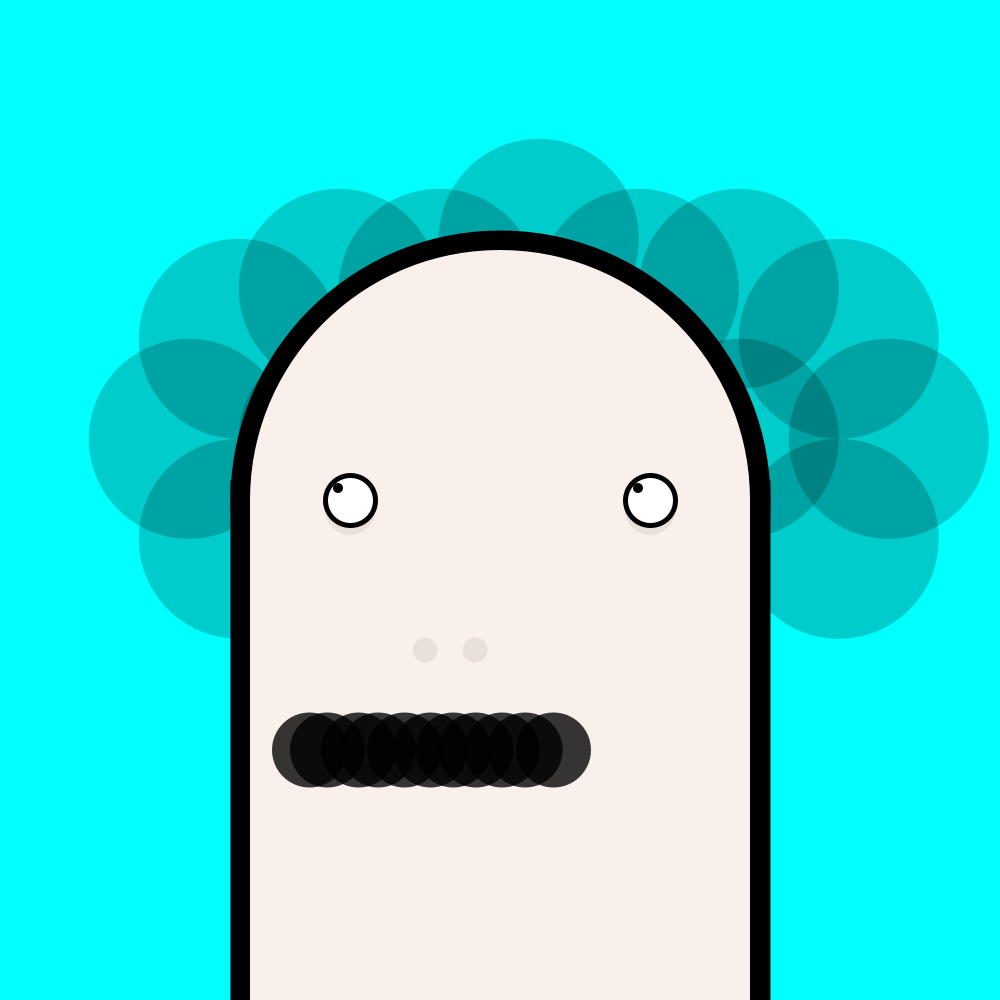
Frame 1 (no input)
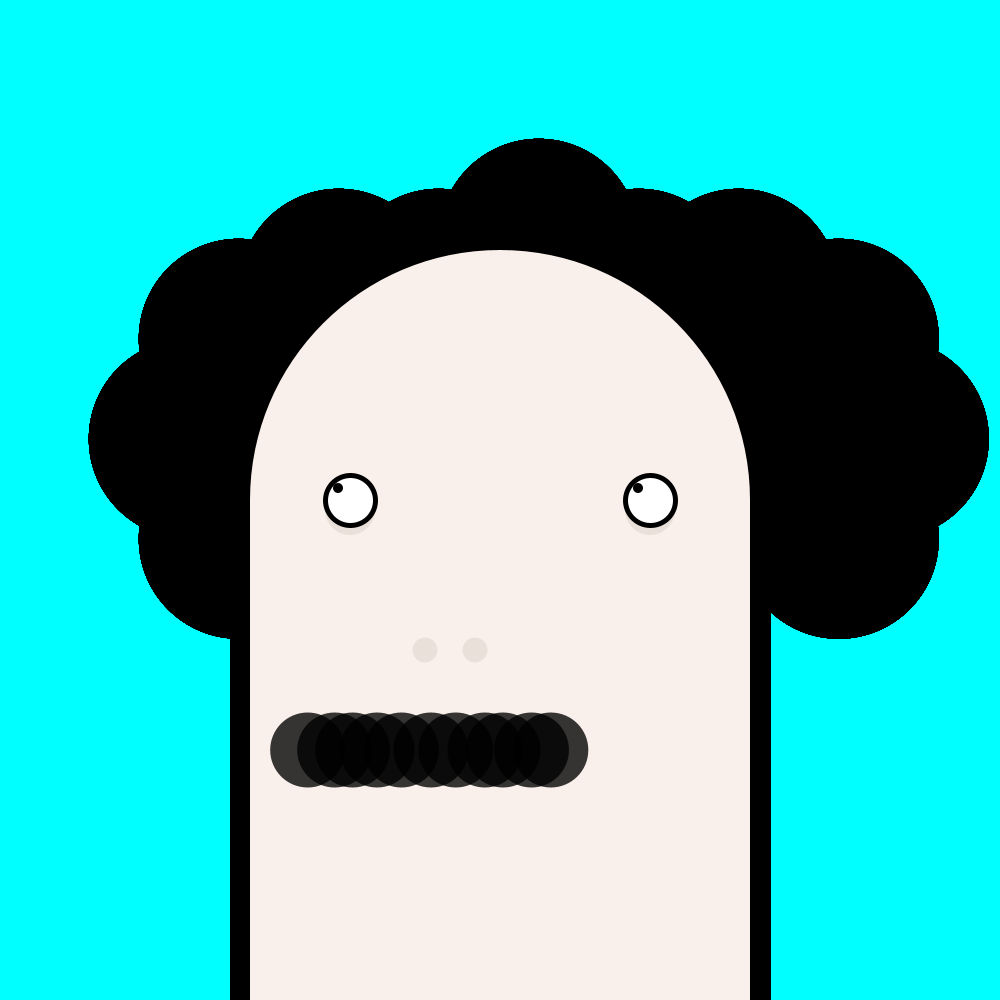
Frame 60 (the mouse pressed at the canvas centre just before this capture)
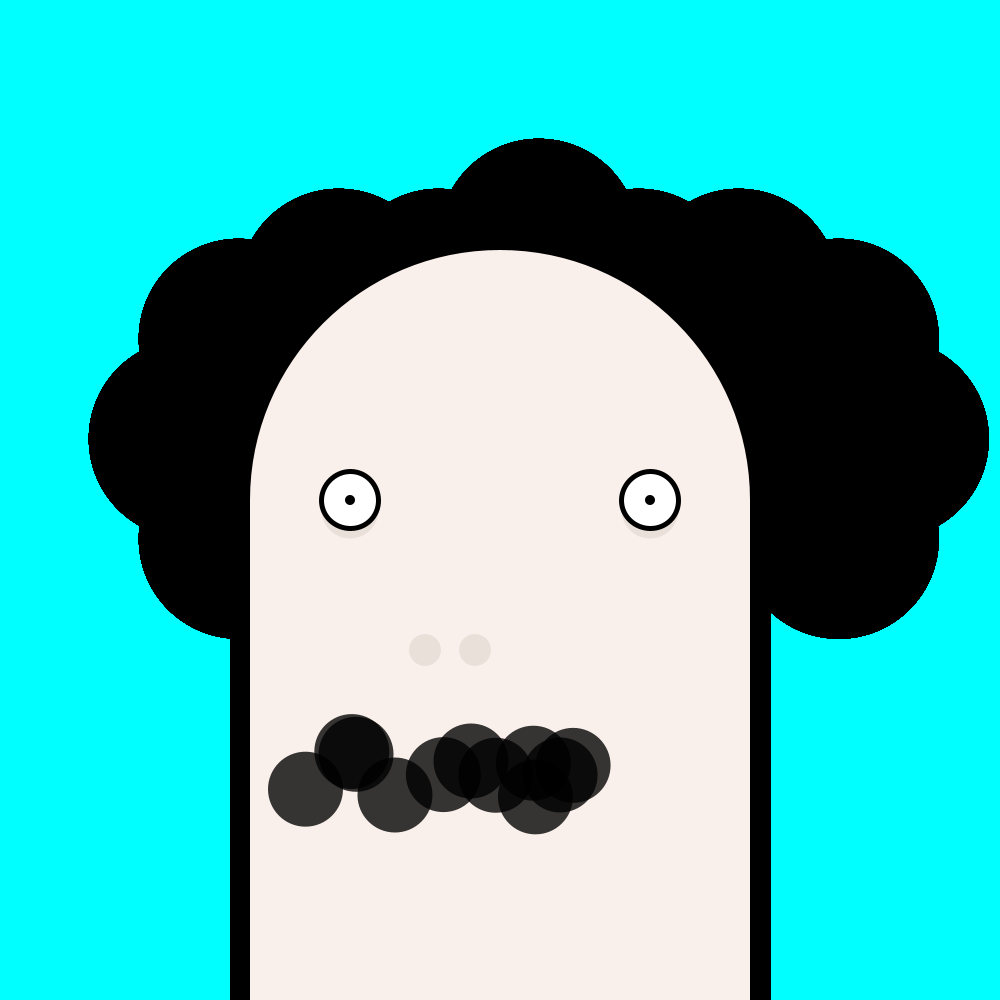
Frame 120 (the mouse held since frame 60 and released just before this capture)

The Processing sketch that drew these frames (run headless with seeded random() and noise(); from frame 60 on, the mouse is pressed at the canvas centre):

// Processing sketch: processing_94286
// ── processing_94286.pde

float beardCrazyX =  0.0;
float beardCrazyY =  0.0;
float noseFlare = 0.0;

float random1 = random(60);


void setup() {
  size(1000, 1000);
  background(0, 255, 255);
  noStroke();
  smooth();

  mouseX = width/2 - 300;
  mouseY = height/2 - 300;
}

void draw() {



  // this is the hair... there's a lot of hair.
  fill(0, 0, 0, random(200));
  ellipse(200+random1, 500 + random1, 200, 200);
  ellipse(150+random1, 400+random1, 200, 200);
  ellipse(300+random1, 400+random1, 200, 200);
  ellipse(200+random1, 300+random1, 200, 200);
  ellipse(300+random1, 250+random1, 200, 200);
  ellipse(400+random1, 250+random1, 200, 200);
  ellipse(500+random1, 200+random1, 200, 200);

  ellipse(width-200+random1, 500+random1, 200, 200);
  ellipse(width-150+random1, 400+random1, 200, 200);
  ellipse(width-300+random1, 400+random1, 200, 200);
  ellipse(width-200+random1, 300+random1, 200, 200);
  ellipse(width-300+random1, 250+random1, 200, 200);
  ellipse(width-400+random1, 250+random1, 200, 200);


  // He's affraid of peing clicked, it's a phase I'm going through, I need it.
  if ( mouseX <= width/2) {
    beardCrazyX =  map(constrain(mouseX, 100, width/2), 200, width/2, 0, 50);
    beardCrazyY =  beardCrazyX;
    noseFlare = map(constrain(mouseX, 100, width/2), 200, width/2, 0, 7);
  } 
  else {
    beardCrazyX =  map(constrain(mouseX, width/2, width - 100), width/2, width - 200, 50, 0);
    beardCrazyY =  beardCrazyX;
    noseFlare = map(constrain(mouseX, width/2, width - 100), width/2, width - 200, 7, 0);
  }


  //the "invisible" face ellipse
  fill(#FAF0EB);
  stroke(0);
  strokeWeight(40);
  rect(250, height/2, 500, 500);
  ellipse(width/2, height/2, 500, 500);
  noStroke();
  ellipse(width/2, height/2, 500, 500);
  rect(250, height/2, 500, 500);

  //the eyes, with shadows
  noStroke();
  fill(#EAE0DA);
  ellipse(350, height/2+10, 50 + noseFlare, 50 + noseFlare);
  ellipse(650, height/2+10, 50 + noseFlare, 50 + noseFlare);
  fill(255);
  stroke(0);
  strokeWeight(5);
  ellipse(350, height/2, 50 + noseFlare, 50 + noseFlare);
  ellipse(650, height/2, 50 + noseFlare, 50 + noseFlare);


  // pupils that follow you around?
  frameRate(10);
  float pupilX =  map(constrain(mouseX, 150, 900), 0, 1000, -20, 20) ;
  float pupilY =  map(constrain(mouseY, 150, 900), 0, 1000, -20, 20) ;

  fill(0);
  noStroke();
  ellipse(350 + pupilX, height/2 + pupilY, 10, 10);
  ellipse(650 + pupilX, height/2 + pupilY, 10, 10);


  // The little nose
  fill(#EAE0DA);
  ellipse(425, 650, 25 + noseFlare, 25 + noseFlare);
  ellipse(475, 650, 25 + noseFlare, 25 + noseFlare);

  // the mouth
  fill(0, 0, 0, 200);
  ellipse(300+random(10+beardCrazyX), 750+random(beardCrazyY), 75, 75);
  ellipse(325+random(10+beardCrazyX), 750+random(beardCrazyY), 75, 75);
  ellipse(350+random(10+beardCrazyX), 750+random(beardCrazyY), 75, 75);
  ellipse(375+random(10+beardCrazyX), 750+random(beardCrazyY), 75, 75);
  ellipse(400+random(10+beardCrazyX), 750+random(beardCrazyY), 75, 75);
  ellipse(425+random(10+beardCrazyX), 750+random(beardCrazyY), 75, 75);
  ellipse(450+random(10+beardCrazyX), 750+random(beardCrazyY), 75, 75);
  ellipse(475+random(10+beardCrazyX), 750+random(beardCrazyY), 75, 75);
  ellipse(500+random(10+beardCrazyX), 750+random(beardCrazyY), 75, 75);
  ellipse(525+random(10+beardCrazyX), 750+random(beardCrazyY), 75, 75);
  ellipse(550+random(10+beardCrazyX), 750+random(beardCrazyY), 75, 75);


  //println(mouseX+" "+mouseY);
}
